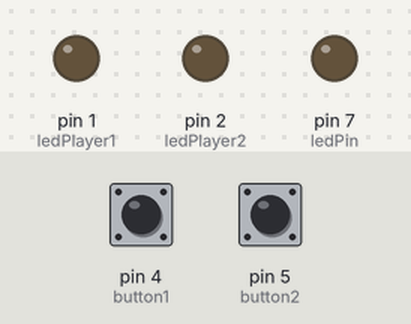
This sketch was run on a simulated Arduino Uno, built with avr-gcc and run on an emulated ATmega328P. Shown: output pins drawn as LEDs (lit = HIGH). Inputs (shaded band) come from the test bench; at power-on: pin 4 (button1) LOW, pin 5 (button2) LOW.

Above: at 1.2 s.
1.3 s: pin 4 (button1) pulled HIGH for 3.2 s
At 2.1 s:
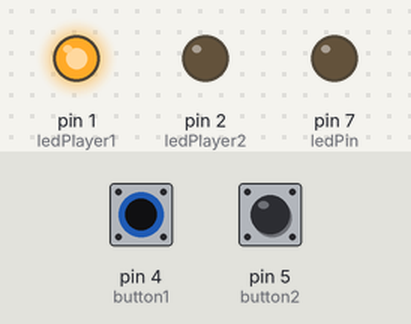
6.8 s: pin 5 (button2) pulled HIGH for 0.15 s
At 7.6 s:
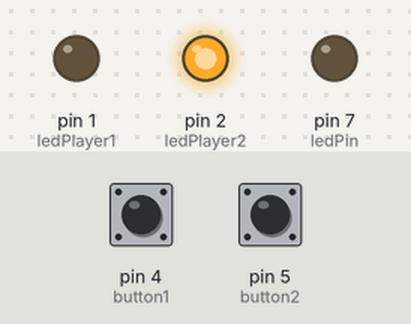
9.3 s: pin 5 (button2) pulled HIGH for 3.2 s
At 13.9 s:
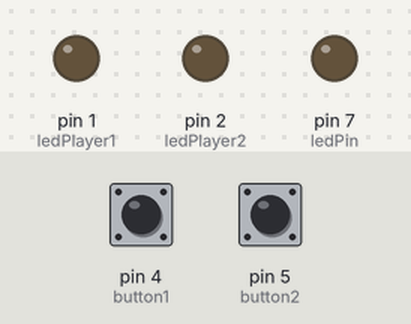
Timing chart, 0 to 15.4 s (numbered marks = the images above; inputs shaded):
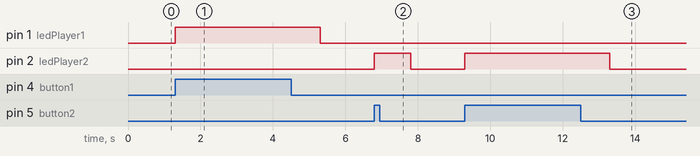

The sketch:

MintDuinoNoteBook_Subtask4.pde
```cpp
// MintDuino NoteBook 1 – Sub-Task 4

int ledPin = 7;  // Digital Pin 7 for LED anode connection
int ledPlayer1 = 1;
int ledPlayer2 = 2;
int button1 = 4;
int button2 = 5;

void setup() {
  pinMode(ledPin, OUTPUT);
  pinMode(ledPlayer1, OUTPUT);
  pinMode(ledPlayer2, OUTPUT);
}
void loop() {
  int state1 = digitalRead(button1);
  if (state1 == HIGH) {  // determine where button is pressed t
    lightLED1(); // if button is pressed, call the lightLED function
  }
  int state2 = digitalRead(button2);
  if (state2 == HIGH) {
    lightLED2();
  }
}

void lightLED1(){  // only called when the button state is HIGH (pressed)
  digitalWrite(ledPlayer1, HIGH);
  delay(1000);
  digitalWrite(ledPlayer1, LOW);

}

void lightLED2(){  // only called when the button state is HIGH (pressed)
  digitalWrite(ledPlayer2, HIGH);
  delay(1000);
  digitalWrite(ledPlayer2, LOW);
}
```

Measured:
- after the input at 1.3 s, pin 1 (ledPlayer1): LOW → HIGH at once, → LOW 4.0 s later
- after the input at 6.8 s, pin 2 (ledPlayer2): LOW → HIGH at once, → LOW 1.0 s later
- after the input at 9.3 s, pin 2 (ledPlayer2): LOW → HIGH at once, → LOW 4.0 s later
